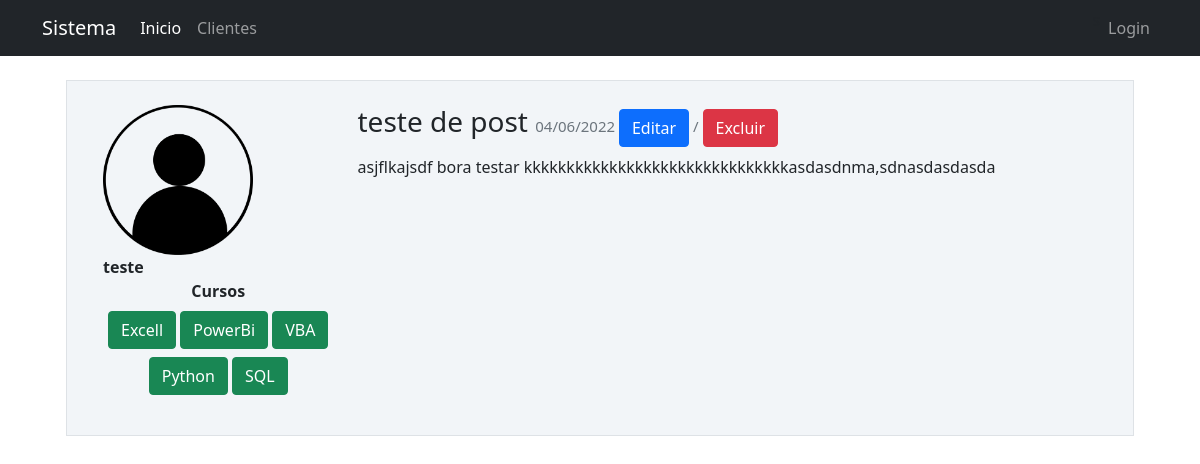
The page /post/2 on the database as committed earlier.
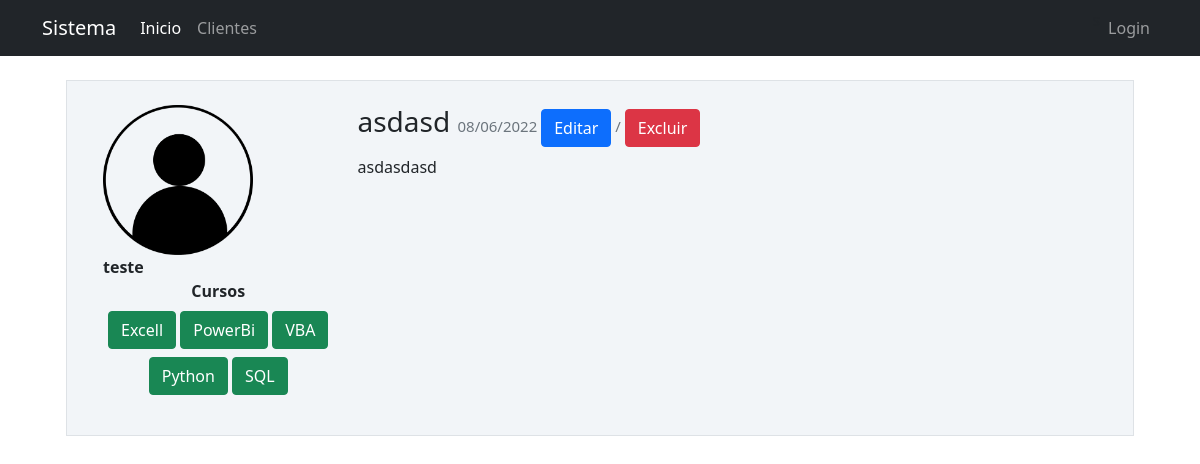
The same page on the database as committed later.
### comunidadeimpressionadora/models.py (models this page shows)
class Post(database.Model):
    id=database.Column(database.Integer, primary_key=True)
    titulo=database.Column(database.String, nullable=False)
    corpo=database.Column(database.Text, nullable=False)
    data_criacao=database.Column(database.DateTime, nullable=False,default=datetime.utcnow)
    id_usuario = database.Column(database.Integer, database.ForeignKey('usuario.id'), nullable=False)

### comunidadeimpressionadora/routes.py (the view)
@app.route('/post/<post_id>', methods=['GET', 'POST'])
def exibir_post(post_id):
    post = Post.query.get(post_id)
    if current_user == post.autor:
        form = FormCriarPost()
        if request.method == 'GET':
            form.titulo.data = post.titulo
            form.corpo.data = post.corpo
        elif form.validate_on_submit():
            post.titulo = form.titulo.data
            post.corpo = form.corpo.data
            database.session.commit()
            flash('Post atualizado','alert-success')
            return redirect(url_for('homepage'))
    else:
        form=None
    return render_template("post.html", post = post,form=form)

### comunidadeimpressionadora/templates/post.html (shortened to what this page needs)
{% extends 'base.html' %}
{% block body %}
    <div class="container">
            <div class="row border m-4 p-4 meupost">
                <div class="col col-3  ">
                    <div class="image pe-2 justify-content-center">
                        <img class="rounded " width="150" src="{{url_for('static', filename='fotos_perfil/{}'.format(post.autor.foto_perfil))}}" >
                        <br>
                        <strong >{{ post.autor.username}}</strong>
                    </div>
                    <div class="row justify-content-center">
                        <div class="col pd-4" style="text-align: center;">
                            <strong>
                                Cursos
                            </strong>
                            <br>
                            {% if not post.autor.cursos == '' %}
                                {% for curso in post.autor.cursos.split(';') %}
                                    {% if post.autor.cursos != 'Não informado'%}
                                        <buttn type="button" class="btn btn-success mt-2 pd-4" disabled>{{curso}}</buttn>
                                    {% endif %}
                                {% endfor %}
                            {% endif %}
                            <div class="p-2"></div>
                        </div>
                    </div>
                </div>
                <div class="col-9 ">
                    <h3>
                        {{ post.titulo }}
                        <small class="text-muted" style="font-size: 15px;">
                            {{ post.data_criacao.strftime('%d/%m/%Y') }}
                            <a href="#formulario" class="btn btn-primary">Editar</a> / <a href="#" class="btn btn-danger"data-bs-toggle="modal" data-bs-target="#excluirPost">Excluir </a>
                        </small>
                    </h3>
                    <p>{{ post.corpo }}</p>
                </div>
            </div>
    </div>
{% endblock %}

Rows that differ between the two databases and show on the page:
changed Post: titulo "teste de post" → "asdasd"; data_criacao "04/06/2022" → "08/06/2022"; corpo "asjflkajsdf bora testar kkkkkkkkkkkkkkkkkkkkkkkkkkkkkkkasdasdnma,sdnasdasdasda" → "asdasdasd"
